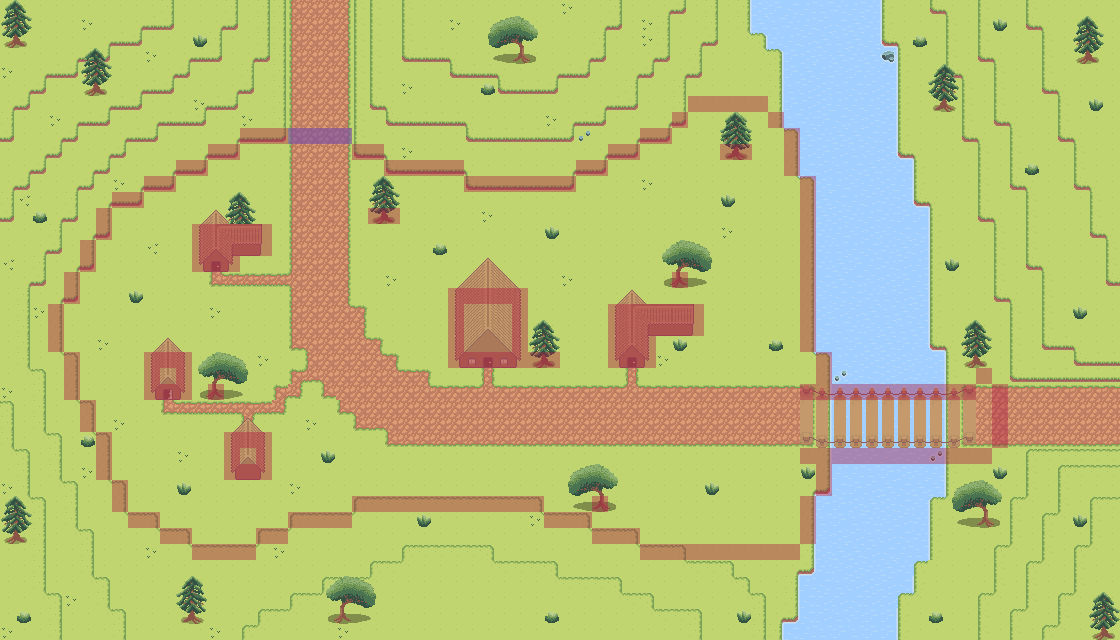

The image is a tile-based game level rendered from a .tmx file. Its description and source (layers, tilesets, objects; grid data summarised) follow:
An orthogonal 70x40 tile map with 16x16 px tiles, 12 tile layers (Water, Floor #1, Floor #2, Tree #1, ...), 7 tilesets.

<map version="1.10" tiledversion="1.11.2" orientation="orthogonal" renderorder="right-down" width="70" height="40" tilewidth="16" tileheight="16" infinite="0" nextlayerid="23" nextobjectid="1">
 <editorsettings>
  <export target="World 2.tmj" format="json" />
 </editorsettings>
 <tileset firstgid="1" source="Floor Tile.tsx" />
 <tileset firstgid="193" source="Wooden Bridge Tile.tsx" />
 <tileset firstgid="223" source="House Tile.tsx" />
 <tileset firstgid="319" source="Trees.tsx" />
 <tileset firstgid="355" source="../World 1/Collision.tsx" />
 <tileset firstgid="356" source="../World 1/Wooden Bridge Tile.tsx" />
 <tileset firstgid="386" source="../World 1/Trigger.tsx" />
 <layer id="1" name="Water" width="70" height="40">
  <data>[2800 cells, 2800 non-empty, 9 distinct tile ids]</data>
 </layer>
 <group id="3" name="Floor">
  <layer id="2" name="Floor #1" width="70" height="40">
   <data>[2800 cells, 2525 non-empty, 29 distinct tile ids]</data>
  </layer>
  <layer id="4" name="Floor #2" width="70" height="40">
   <data>[2800 cells, 567 non-empty, 39 distinct tile ids]</data>
  </layer>
 </group>
 <group id="11" name="Trees">
  <layer id="13" name="Tree #1" width="70" height="40">
   <data>[2800 cells, 146 non-empty, 19 distinct tile ids]</data>
  </layer>
 </group>
 <group id="14" name="Decorations">
  <layer id="15" name="Decor #1" width="70" height="40">
   <data>[2800 cells, 73 non-empty, 7 distinct tile ids]</data>
  </layer>
 </group>
 <group id="6" name="House">
  <layer id="9" name="Floor" width="70" height="40">
   <data>[2800 cells, 18 non-empty, 1 distinct tile ids]</data>
  </layer>
  <layer id="7" name="Walls" width="70" height="40">
   <data>[2800 cells, 50 non-empty, 14 distinct tile ids]</data>
  </layer>
  <layer id="10" name="Roof" width="70" height="40">
   <data>[2800 cells, 100 non-empty, 39 distinct tile ids]</data>
  </layer>
 </group>
 <layer id="16" name="Collisions" width="70" height="40" opacity="0.4">
  <data>[2800 cells, 224 non-empty, 1 distinct tile ids]</data>
 </layer>
 <group id="18" name="Foreground">
  <layer id="17" name="Foreground #1" width="70" height="40">
   <data>[2800 cells, 69 non-empty, 29 distinct tile ids]</data>
  </layer>
  <layer id="19" name="Foreground #2" width="70" height="40">
   <data>[2800 cells, 4 non-empty, 4 distinct tile ids]</data>
  </layer>
 </group>
 <group id="21" name="Triggers">
  <layer id="22" name="Trigger21" width="70" height="40" opacity="0.4">
   <data>[2800 cells, 4 non-empty, 1 distinct tile ids]</data>
  </layer>
 </group>
</map>
